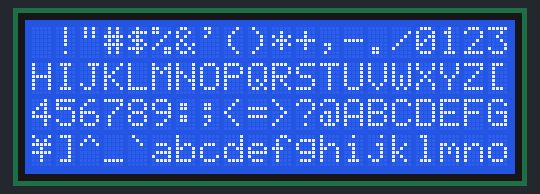
The sketch below on a simulated Arduino Uno, built with avr-gcc and run on an emulated ATmega328P. On the bench: 20×4 character LCD.

Above: at 0.1 s.
At 2.1 s:
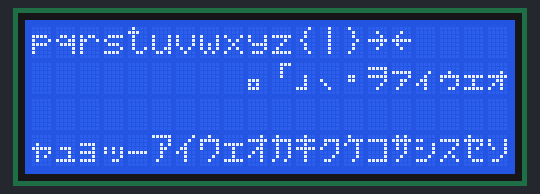
At 4.1 s:
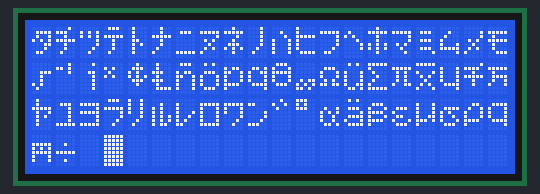

Measured:
- by itself, everything shown: repeats every 6.0 s, in 4 steps
- what the display in image 1 shows lasts 2.0 s, from 2.1 s to 4.1 s

The sketch:

lcd_2004.ino
```cpp
// (licence header left out)
#include <LiquidCrystal.h>

LiquidCrystal lcd(12, 11, 5, 4, 3, 2);

const byte start = 32;
const byte finish = 255;
const byte scr_size = 80;
const word ms = 2000;
byte scr;

void setup(){
  // Инициализация дисплея
  lcd.begin(20, 4);
  lcd.clear();
}

void next_page(){
  delay(ms);
  lcd.clear();
  lcd.setCursor(0, 0);
  scr++;
}

void loop() {
  scr = 1;
  for (word chr_num = start; chr_num <= finish; chr_num++){
    if (chr_num == (scr * scr_size + start)){
      next_page();
    }
    lcd.write((char) chr_num);
  }
  next_page();
}
```
